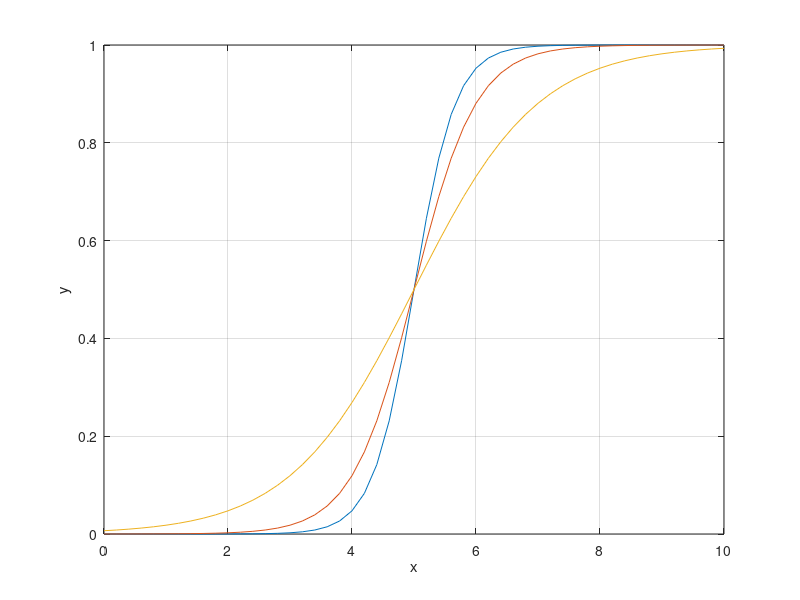

MATLAB code for this plot:
x = (0:0.2:10);
y1 = sigmf(x, [3 5]);
y3 = sigmf(x, [1 5]);
y2 = sigmf(x, [2 5]);
plot(x,y1,x,y2,x,y3)
grid;
ylabel('y');
xlabel('x')
